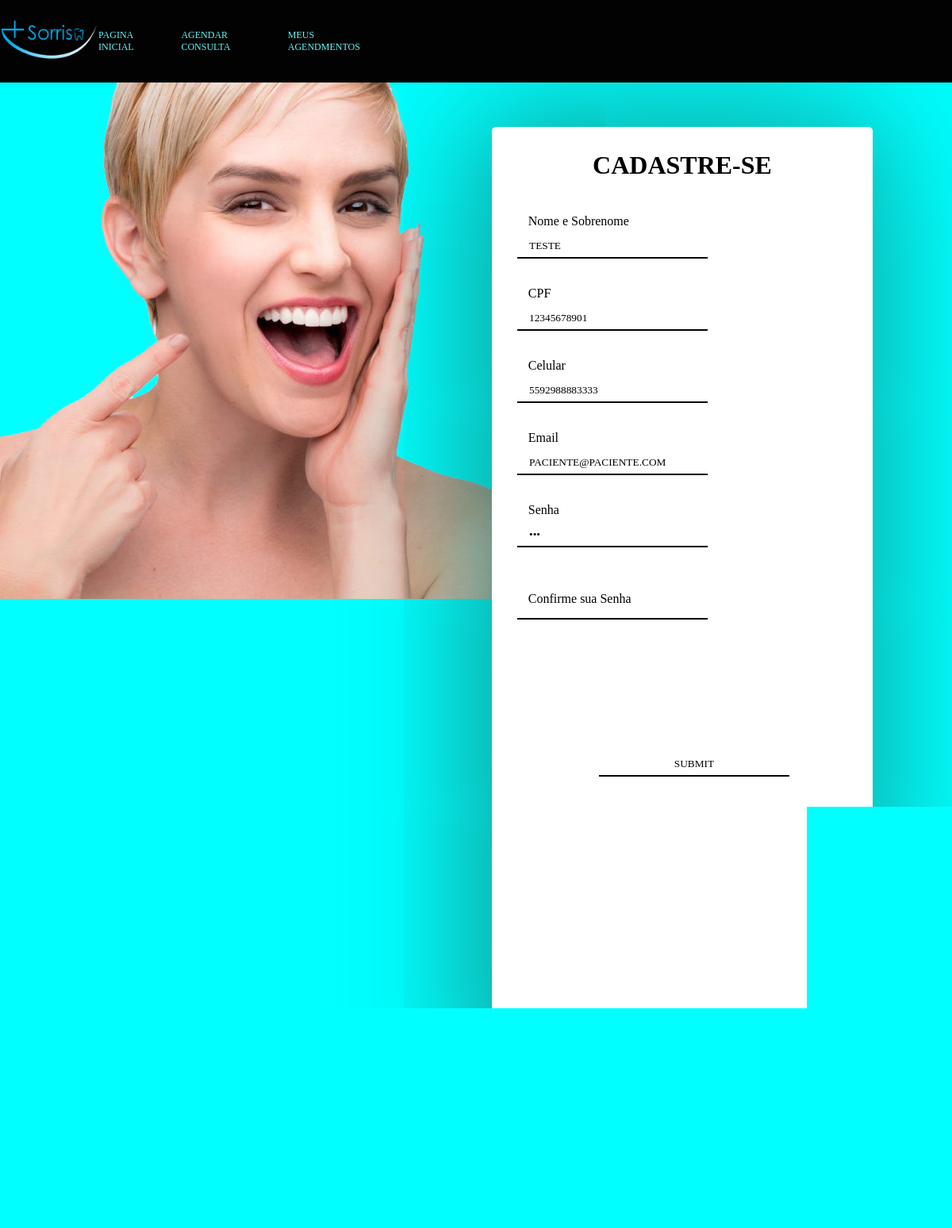
The page /portal/perfis/editperf.php?id=2 on the database as committed earlier.
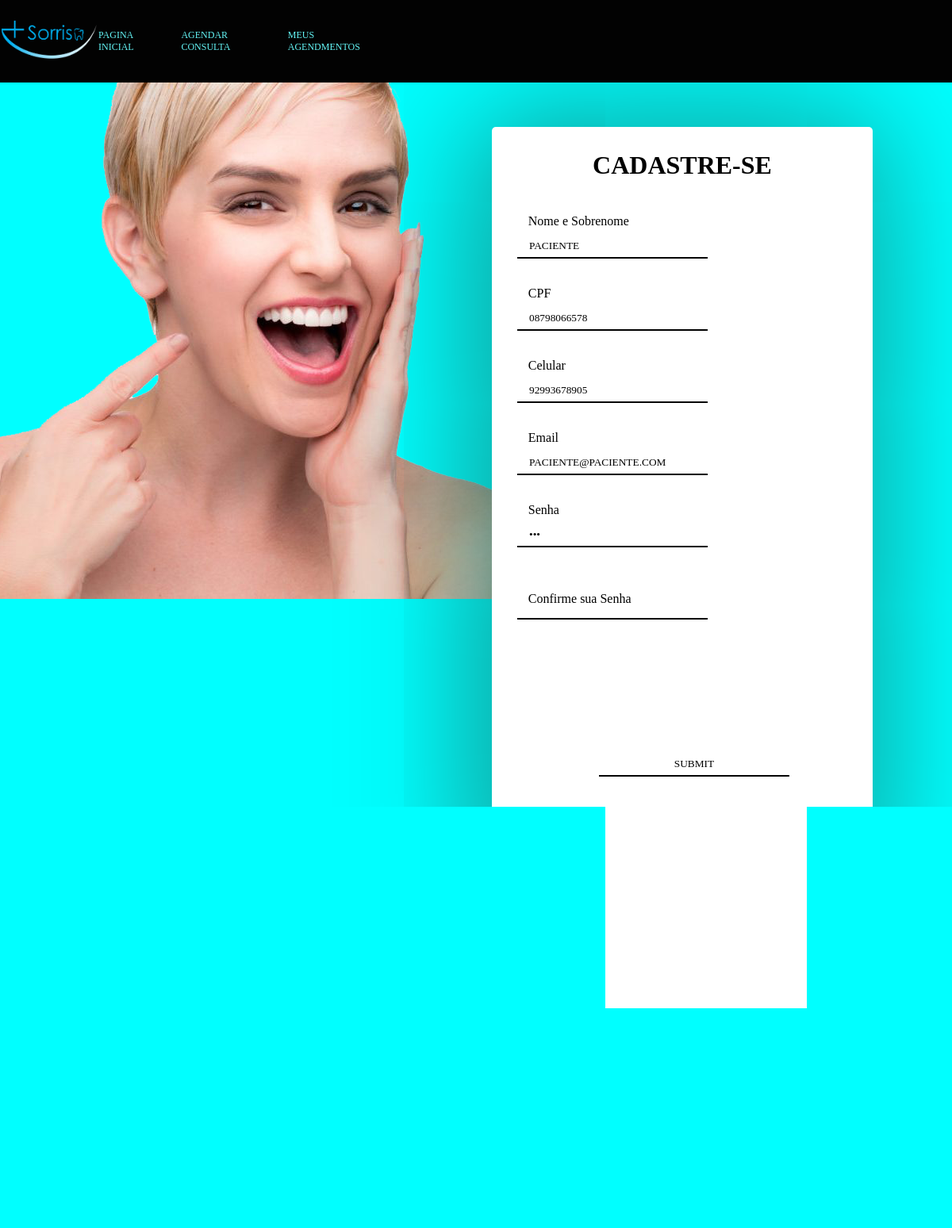
The same page on the database as committed later.
### tables this page shows
CREATE TABLE IF NOT EXISTS `paciente` (
  `id_paciente` int(11) NOT NULL AUTO_INCREMENT,
  `codigo_login` int(11) NOT NULL,
  `nome_paciente` char(45) NOT NULL,
  `cpf` bigint(11) UNSIGNED ZEROFILL NOT NULL,
  `telefone` bigint(11) NOT NULL,
  PRIMARY KEY (`id_paciente`),
  UNIQUE KEY `UQ_paciente_telefone` (`telefone`),
  UNIQUE KEY `cpf` (`cpf`),
  KEY `fk_paciente_login` (`codigo_login`)
);

### portal/perfis/editperf.php (the view, shortened to what this page needs)
<?php
if(!empty($_GET['id'])) {
    include_once('../conexao.php');
        $id = $_GET['id'];
        $sqlSelect = "SELECT paciente.*, login.email, login.senha_login
		FROM paciente
		JOIN login ON paciente.id_paciente = login.codigo_login
		WHERE paciente.id_paciente = $id";
        $result = $mysqli->query($sqlSelect);
        if($result->num_rows > 0){
            while($user_data = mysqli_fetch_assoc($result)){
            $nome_paciente = $user_data['nome_paciente'];
            $cpf = $user_data['cpf'];
            $telefone = $user_data['telefone'];
            $email = $user_data['email'];
			$senha = $user_data['senha_login'];
		}
		} else {
            header('Location: ../index.php');
        }
	}
?>
<!DOCTYPE html>
<html lang="pt-br">
<head>
	<link rel="stylesheet" type="text/css" href="../css/formulario.css">
</head>
<body>
	<header>
			<nav class="menus">
				<a href=""><img src="../img/sorriso.png"></a>
				<ul class="lista-de-itens">
				<li><a href="../index.php">Pagina Inicial</a></li>
				<li><a href="../agendamento/agendamento.php">Agendar Consulta</a></li>
				<li><a href="../agendamento/meusagendamentos.php">Meus Agendmentos</a></li>
			</nav>
	</header>
	<div id="conteudo-principal">
				<form method="POST" action="saveeditperf.php" class="form">
					<div class="container">
			<div class="titulo">
				<h1>Cadastre-se</h1>
			</div>
					<div class="dados-cadastrais">
						<input id="pn" required="required" type="text" name="nome" value= "<?php echo $nome_paciente?>">
						<label for="pn" class="nome">Nome e Sobrenome</label>
					</div>
					<div class="dados-cadastrais">
						<input id="cpf" required="required" type="text" name="cpf" value= "<?php echo $cpf?>">
						<label for="cpf" class="cadastro-de-pessoa-fisica">CPF</label>
					</div>
					<div class="dados-cadastrais">
						<input id="tel" required="required" type="text" name="telefone" value= "<?php echo $telefone?>">
						<label for="tel" class="telefone">Celular</label>
					</div>
					<div class="dados-cadastrais">
						<input id="email" required="required" type="text" name="email" value= "<?php echo $email?>">
						<label for="email" class="email">Email</label>
					</div>
					<div class="dados-cadastrais">
						<input id="password" required="required" type="password" name="password" value= "<?php echo $senha?>">
						<label for="password" class="senha">Senha</label>
					</div>
					<div class="dados-cadastrais">
						<input id="confirmpassword" required="required" type="password" name="confirmpassword">
						<label for="confirmpassword" class="csenha">Confirme sua Senha</label><br>
						<div class="botao">
							<input type="submit" name="updatecadastro" id="updatecadastro" onclick="return confirmUpdate();">
						</div>
				</form>
		</div>
</body>
</html>

Rows that differ between the two databases and show on the page:
changed paciente "paciente@paciente.com": nome "teste" → "Paciente"; cpf "12345678901" → "08798066578"; telefone "5592988883333" → "92993678905"
